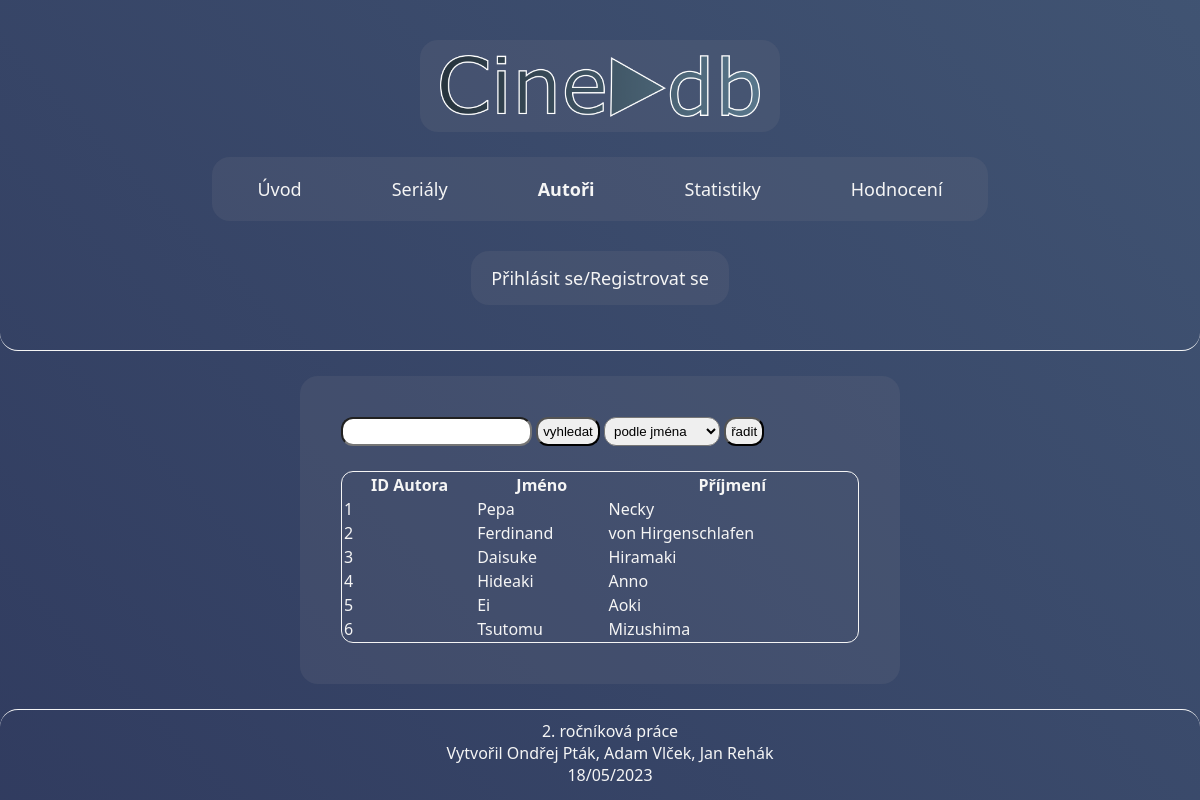
The app's page /final/pages/autori.php, older data.
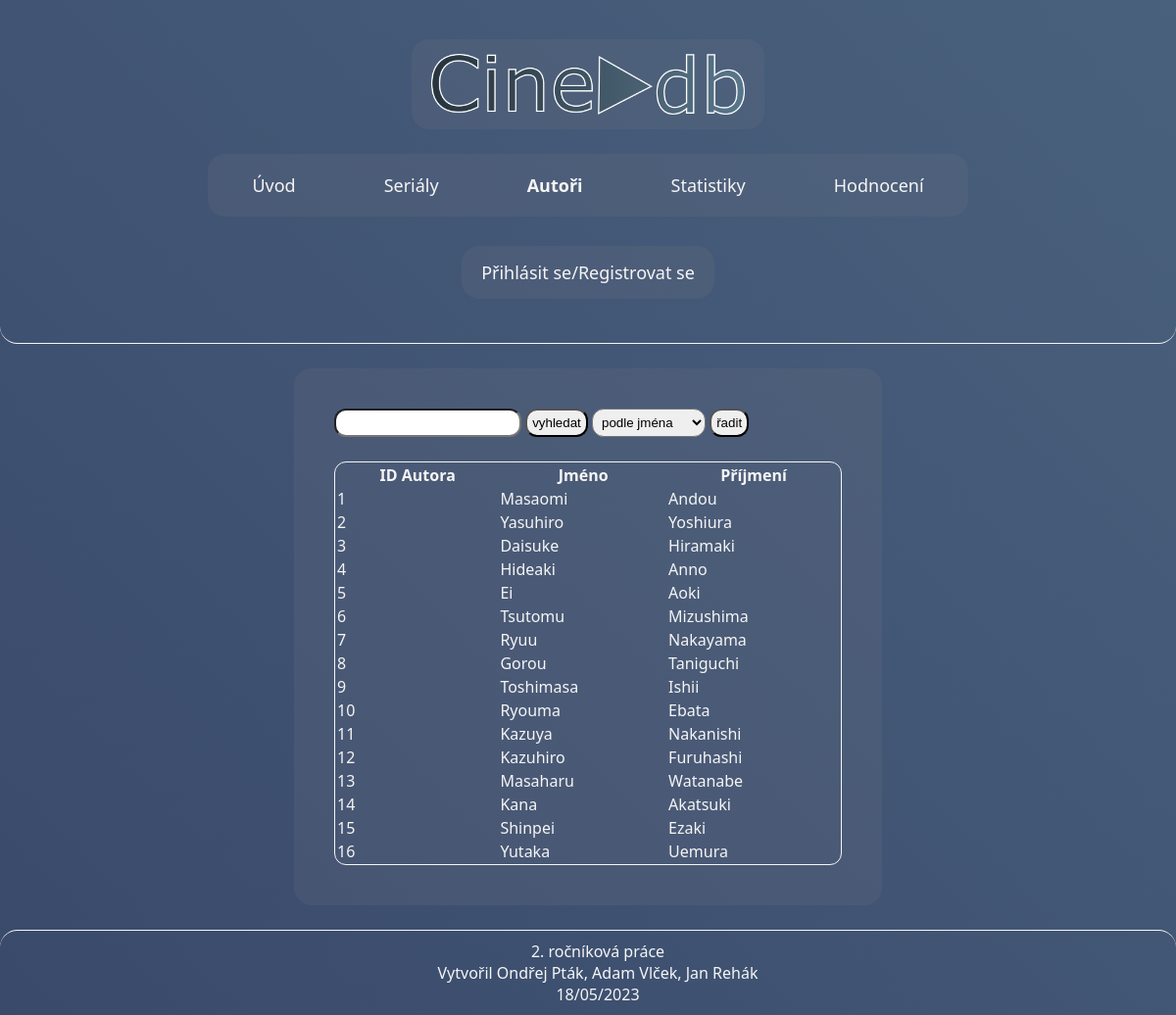
The same page, newer data.
### tables this page shows
CREATE TABLE `autori` (
  `idA` int(11) NOT NULL,
  `jmeno` varchar(20) NOT NULL,
  `prijmeni` varchar(30) NOT NULL
);

### final/pages/autori.php (the view, shortened to what this page needs)
<!DOCTYPE html>
<html lang="cs">
<head>
    <link rel="stylesheet" href="../css/style.css">
    <link rel="stylesheet" href="../css/autori.css">
</head>
<body>
    <div class="flex-box">
        <header>
            <div class="header-title">
                <img src="../img/logo/logo_exp_wStroke.png" alt="logo">
            </div>
            <nav>
                <ul class="header-nav">
                    <li><a href="../index.php">Úvod</a></li>
                    <li><a href="serialy.php">Seriály</a></li>
                    <li><a href="autori.php" id="selected">Autoři</a></li>
                    <li><a href="statistiky.php">Statistiky</a></li>
                    <li><a href="hodnoceni.php">Hodnocení</a></li>
                </ul>
            </nav>
            <div class="header-login">
                <ul>
                    <li>
                        <?php include "../account/user_status.php"; ?>
                    </li>
                </ul>
            </div>
        </header>
        <section class="authors">
            <form action="" method="POST">
                <?php
                    $autoriH = "";
                    $radic = "";
                ?>
                <input type="text" name="autoriH" value="<?php echo $autoriH ?>">
                <input type="submit" value="vyhledat" name="vyhledat">
                <select name="radic">
                    <option value="autori.jmeno ASC" <?php if($radic == "autori.jmeno ASC") echo "selected" ?>>podle jména</option>
                </select>
                <input type="submit" value="řadit" name="radit">
            </form>
            <table>
                <tr>
                    <th>ID Autora</th>
                    <th>Jméno</th>
                    <th>Příjmení</th>
                </tr>
                <?php
                include "../db/active_db.php";
                $conn = new mysqli($servername, $username, $password, $dbname);
                $sql = "SELECT autori.idA, autori.jmeno, autori.prijmeni from autori";
                $result = $conn->query($sql);
                if ($result->num_rows > 0) {
                    while ($row = $result->fetch_assoc()) {
                        echo "<tr>
                        <td>" . $row['idA'] . "</td>
                        <td>" . $row['jmeno'] . "</td>
                        <td>" . $row['prijmeni'] . "</td>
                        </tr>";
                    }
                }
            ?>
            </table>
        </section>
        <?php include "../include/footer.php" ?>
    </div>
</body>
</html>

### final/account/user_status.php (shortened to what this page needs)
<?php
switch ($_SESSION['page']) {
    case 2:
        if (!$_SESSION['user']) {
            echo "<a href='../account/log_in.php'>Přihlásit se</a> / <a href='../account/create.php'>Registrovat se</a>";
        } else {
            $username = $_SESSION['username'];
            echo "<a href='../account/user_profile.php'>$username</a> / <a href='../account/log_out.php'>Odhlásit se</a>";
        }
        break;
}

### final/include/footer.php
<footer>
    <div class="footer-text">
        <p>2. ročníková práce</p>
        <p>Vytvořil Ondřej Pták, Adam Vlček, Jan Rehák</p>
        <p><?php echo date("d/m/Y") ?></p>
    </div>
</footer>

### final/css/style.css (style rules this page uses)
:root { --gradient-background-color: linear-gradient( 45deg, var(--theme-page-background-color), var(--scroll-bar-hover), var(--theme-page-background-color), var(--scroll-bar-hover) ); --theme-text-color: whitesmoke; --theme-text-hover-color: rgb(135, 172, 228); --theme-text-background-color: #6f738538; --theme-page-background-color: #608499; --border-radius: 18px; --scroll-bar: #20294d; --scroll-bar-hover: #2d365b; --scroll-bar-background-color: var(--theme-text-background-color); }
* { margin: 0; padding: 0; box-sizing: border-box; }
body { background: var(--gradient-background-color); background-size: 1000% 1000%; font-family: "Segoe UI", Tahoma, Geneva, Verdana, sans-serif; color: var(--theme-text-color); animation: background_animation 10s infinite forwards; }
.flex-box { display: flex; flex-direction: column; align-items: center; justify-content: center; }
header { display: flex; flex-direction: row; align-items: center; justify-content: space-between; margin: 0px 25px; margin-bottom: 20px; padding: 40px 10px; border-bottom: 1px solid var(--theme-text-color); border-radius: var(--border-radius); }
.header-title { display: flex; flex-direction: row; padding: 15px 20px; background-color: var(--theme-text-background-color); border-radius: var(--border-radius); animation: slide-down 1s ease forwards; }
.header-title img { width: 320px; }
.header-nav { display: flex; flex-direction: row; justify-content: center; background-color: var(--theme-text-background-color); border-radius: var(--border-radius); margin: 0 200px 0 200px; animation: slide-down 1s ease forwards; }
.header-nav li { margin: 5px 25px; list-style-type: none; font-size: large; transition: all 0.5s ease; padding: 15px 20px; }
.header-nav a { text-decoration: none; color: var(--theme-text-color); transition: all 0.3s ease; }
#selected { font-weight: bold; }
.header-login li { display: flex; justify-content: center; background-color: var(--theme-text-background-color); border-radius: var(--border-radius); animation: slide-down 1s ease forwards; margin: 5px 25px; list-style-type: none; font-size: large; transition: all 0.5s ease; padding: 15px 20px; }
.header-login a { text-decoration: none; color: var(--theme-text-color); transition: all 0.3s ease; }
section { display: flex; flex-direction: column; justify-content: center; border: 1px solid transparent; border-radius: var(--border-radius); background-color: var(--theme-text-background-color); animation: blend-in 3s ease forwards; }
footer { position: fixed; bottom: 0; width: 97%; margin: 0px 25px; border-top: 1px solid var(--theme-text-color); border-radius: var(--border-radius); }
.footer-text { display: flex; flex-direction: row; justify-content: space-around; animation: slide-up 1s ease forwards; margin: 10px; }
@media screen and (max-width: 1440px) { header { flex-direction: column; margin: 0 0 0 0; width: 100%; } }
@media screen and (max-width: 1440px) { .header-nav { flex-wrap: wrap; margin: 25px 0 0 0; } }
@media screen and (max-width: 1440px) { .header-login { margin-top: 25px; } }
@media screen and (max-width: 1440px) { footer { position: relative; margin: 0; width: 100%; margin: 0 0 0 0; } }
@media screen and (max-width: 1440px) { .footer-text { align-items: center; justify-content: center; flex-direction: column; width: 100%; } }

### final/css/autori.css (style rules this page uses)
.authors { margin: 40px 500px; margin-bottom: 120px; padding: 40px; }
table { border: 1px solid whitesmoke; border-radius: 12px; margin-top: 25px; }
table td, tr, th { border: 1px transparent whitesmoke; }
img { width: 100px; }
input { border-radius: 12px; padding: 5px; }
select { border-radius: 12px; padding: 5px; }
@media screen and (max-width: 1440px) { .authors { width: 50%; margin: 25px 0 25px 0; } }

Row changes from the older to the newer data that the page shows:
changed autori id 1: jmeno "Pepa" → "Masaomi"; prijmeni "Necky" → "Andou"
changed autori id 2: jmeno "Ferdinand" → "Yasuhiro"; prijmeni "von Hirgenschlafen" → "Yoshiura"
added autori: idA "7", jmeno "Ryuu", prijmeni "Nakayama"
added autori: idA "8", jmeno "Gorou", prijmeni "Taniguchi"
added autori: idA "9", jmeno "Toshimasa", prijmeni "Ishii"
added autori: idA "10", jmeno "Ryouma", prijmeni "Ebata"
added autori: idA "11", jmeno "Kazuya", prijmeni "Nakanishi"
added autori: idA "12", jmeno "Kazuhiro", prijmeni "Furuhashi"
added autori: idA "13", jmeno "Masaharu", prijmeni "Watanabe"
added autori: idA "14", jmeno "Kana", prijmeni "Akatsuki"
added autori: idA "15", jmeno "Shinpei", prijmeni "Ezaki"
added autori: idA "16", jmeno "Yutaka", prijmeni "Uemura"
